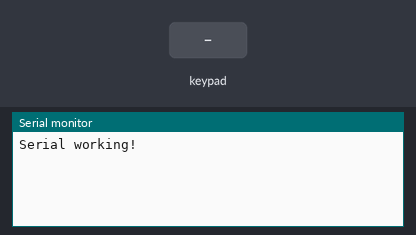
The sketch below on a simulated Arduino Mega 2560, built with avr-gcc and run on an emulated ATmega2560. On the bench: the last lines printed to the serial monitor. The inputs (shaded band) are chosen by the test bench.

Above: at 1.2 s.
1.3 s: key '1' pressed
At 2.4 s:
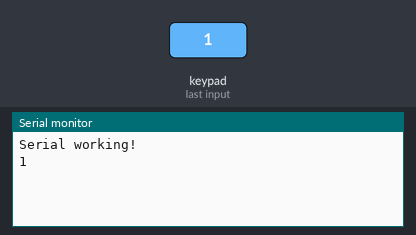
2.8 s: keypad keys 4 3 5 3 5 1 4 7 # pressed 0.4 s apart
At 7.4 s:
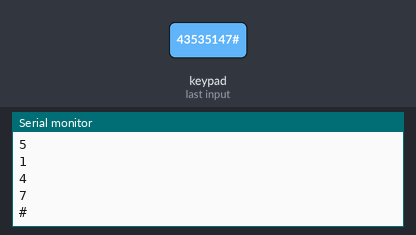
7.9 s: key '*' pressed
At 8.7 s:
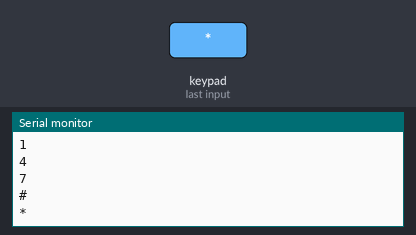
9.4 s: keypad keys 4 5 4 1 4 9 pressed 0.4 s apart
At 12.6 s:
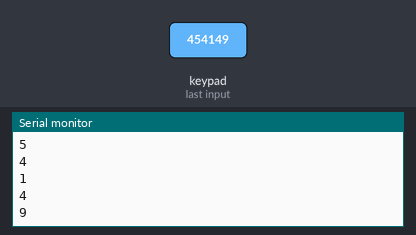
Timing chart, 0 to 14.1 s (numbered marks = the images above; inputs shaded):
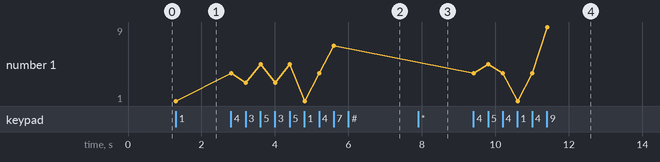

The sketch:

keyTest_read.ino
```cpp
#include "Keypad.h"


const byte ROWS = 4; //four rows
const byte COLS = 3; //three columns
char keys[ROWS][COLS] =
 {{'1','2','3'},
  {'4','5','6'},
  {'7','8','9'},
  {'*','0','#'}};


byte rowPins[ROWS] = {
  43, 53, 51, 47}; //connect to the row pinouts of the keypad
//1,  2,  3,  4
byte colPins[COLS] = {
  45, 41, 49}; // connect to the column pinouts of the keypad
//1,  2,  3


int count=0;

Keypad keypad = Keypad( makeKeymap(keys), rowPins, colPins, ROWS, COLS );

void setup()
{
  Serial.begin(9600);
  Serial.print("Serial working!");
  Serial.println();
}

void loop()
{
  char key = keypad.getKey();
  if (key != NO_KEY)
  {
    Serial.print(key);
    Serial.println();
  }
}
```

Measured:
- after the input at 1.3 s, the serial monitor: prints a new line at once (image 1)
- after the input at 2.8 s, the serial monitor: prints a new line at once (image 2)
- after the input at 7.9 s, the serial monitor: prints a new line at once (image 3)
- after the input at 9.4 s, the serial monitor: prints a new line at once (image 4)
- plotted number 1: 1 → 7 after the input at 2.8 s, 7 → 9 after the input at 9.4 s
